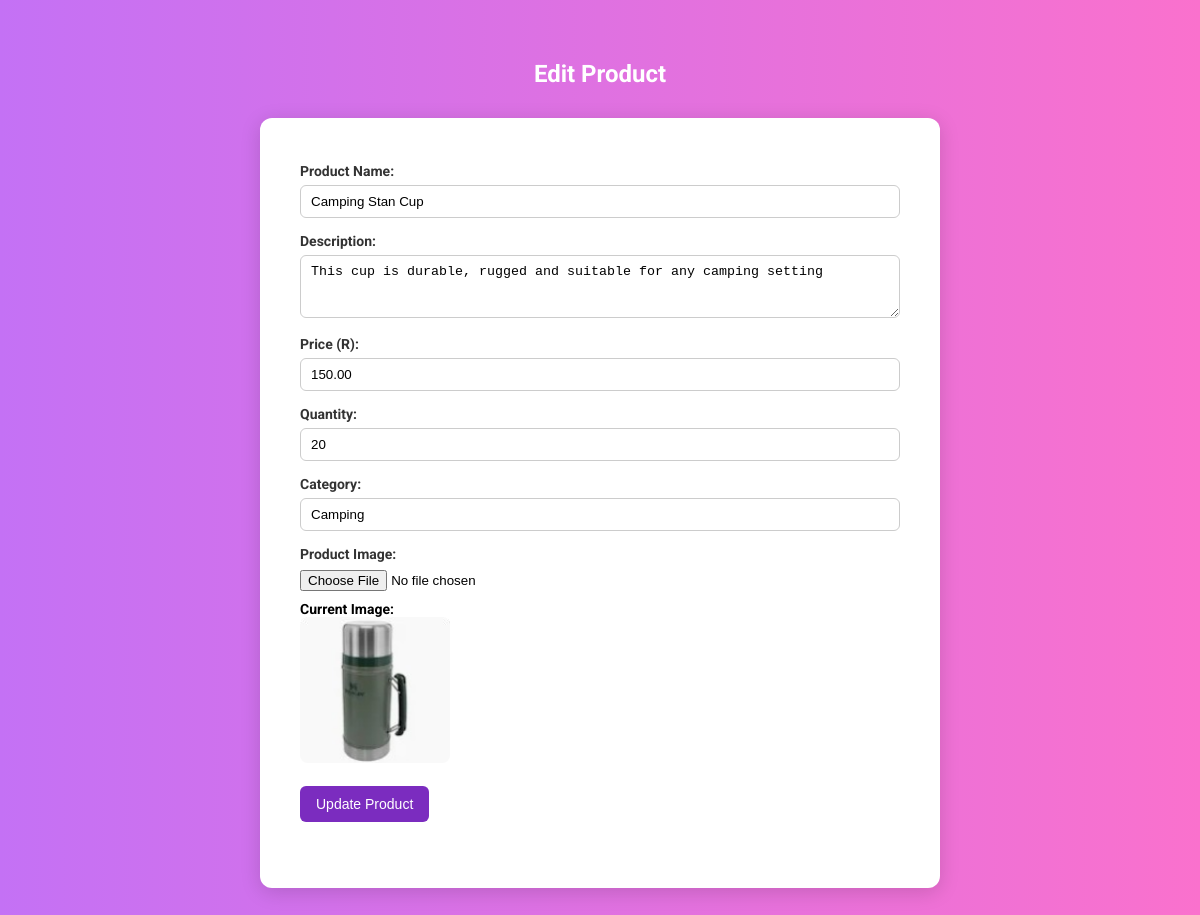
Screenshot of /shop_luvanski/edit_product.php?id=14 (signed in) with the database file from the repository.
### tables this page shows
CREATE TABLE `products` (
  `id` int(11) NOT NULL,
  `store_id` int(11) NOT NULL,
  `name` varchar(100) NOT NULL,
  `description` text DEFAULT NULL,
  `price` decimal(10,2) NOT NULL,
  `seller_id` int(11) NOT NULL,
  `quantity` int(11) NOT NULL,
  `image` varchar(255) DEFAULT NULL,
  `created_at` timestamp NOT NULL DEFAULT current_timestamp(),
  `category` varchar(255) NOT NULL DEFAULT 'Uncategorized',
  `rating` float DEFAULT 0
);

### shop_luvanski/edit_product.php (the view, shortened to what this page needs)
<?php
require 'config.php';
$productId = $_GET['id'];
$stmt = $pdo->prepare("SELECT * FROM products WHERE id = ?");
$stmt->execute([$productId]);
$product = $stmt->fetch();
?>
<!DOCTYPE html>
<html>
<head>
</head>
<body>
    <h2>Edit Product</h2>
    <div class="panel">
        <form method="post" enctype="multipart/form-data">
            <label>Product Name:</label>
            <input type="text" name="name" value="<?= htmlspecialchars($product['name']) ?>" required>
            <label>Description:</label>
            <textarea name="description" rows="3" required><?= htmlspecialchars($product['description']) ?></textarea>
            <label>Price (R):</label>
            <input type="number" name="price" step="0.01" value="<?= $product['price'] ?>" required>
            <label>Quantity:</label>
            <input type="number" name="quantity" value="<?= $product['quantity'] ?>" required>
            <label>Category:</label>
            <input type="text" name="category" value="<?= htmlspecialchars($product['category']) ?>" required>
            <label>Product Image:</label>
            <input type="file" name="image">
            <?php if (!empty($product['image']) && file_exists($product['image'])): ?>
                <div class="image-preview">
                    <strong>Current Image:</strong><br>
                    <img src="<?= htmlspecialchars($product['image']) ?>" alt="Current Image">
                </div>
            <?php endif; ?>
            <button type="submit" class="btn">Update Product</button>
        </form>
        <a href="manage_inventory.php" class="back-link">← Back to Inventory</a>
    </div>
</body>
</html>

### shop_luvanski/edit_product.php (style rules this page uses)
body { font-family: 'Roboto', sans-serif; background: linear-gradient(to right, #c471f5, #fa71cd); margin: 0; padding: 40px; font-size: 14px; }
h2 { text-align: center; color: #fff; margin-bottom: 30px; font-size: 24px; }
.panel { background-color: white; max-width: 600px; margin: 0 auto; padding: 30px 40px; border-radius: 12px; box-shadow: 0 4px 20px rgba(0, 0, 0, 0.15); }
label { display: block; margin-top: 15px; font-weight: bold; color: #333; }
input[type="text"], input[type="number"], textarea, select { width: 100%; padding: 8px 10px; margin-top: 6px; border: 1px solid #ccc; border-radius: 6px; box-sizing: border-box; }
textarea { resize: vertical; }
input[type="file"] { margin-top: 8px; }
.image-preview { margin-top: 10px; }
.image-preview img { max-width: 150px; border-radius: 8px; }
.btn { background-color: #7b2cbf; color: white; padding: 10px 16px; border: none; border-radius: 6px; margin-top: 20px; cursor: pointer; font-size: 14px; }
.back-link { display: inline-block; margin-top: 20px; text-decoration: none; color: #fff; font-weight: 500; }

### rows the page displays
products: name "Camping Stan Cup", description "This cup is durable, rugged and suitable for any camping setting", price "150.00", quantity "20", category "Camping", image (picture)
